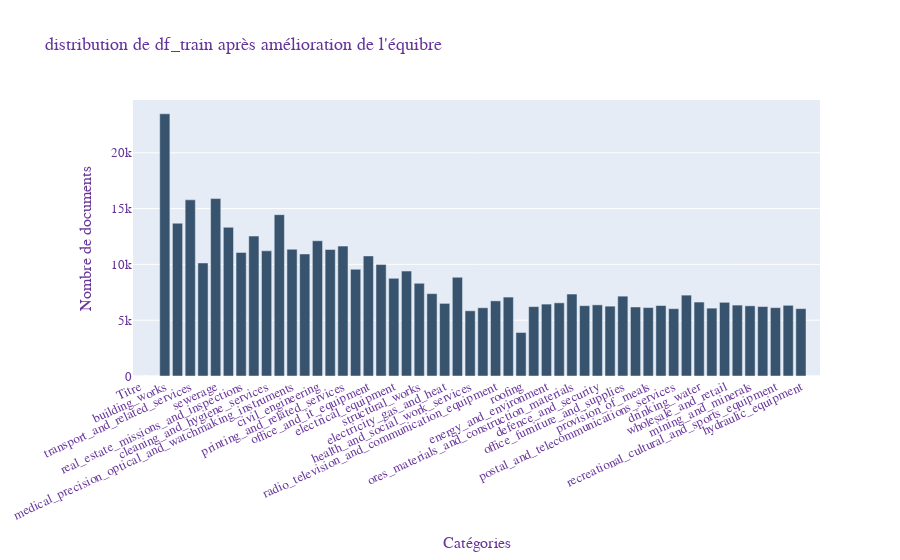

Notebook source saved alongside this figure:
### Code cell
utility.plot_distribution(df_train,"distribution de df_train après amélioration de l'équibre")

### Figure 1 — Plotly figure (JSON) as saved in the notebook; plotly's stock layout.template omitted (floating-point values rounded to 4 significant figures)
{"data": [{"marker": {"color": "rgb(55, 83, 109)"}, "type": "bar", "x": ["Titre", "Description", "building_works", "studies_consulting_assistance", "transport_and_related_services", "financial_and_insurance_services", "sewerage", "car_industry_products_and_transport_equipment", "real_estate_missions_and_inspections", "it_services", "cleaning_and_hygiene_services", "building_equipment", "medical_precision_optical_and_watchmaking_instruments", "research_and_development", "civil_engineering", "green_spaces", "printing_and_related_services", "street_development", "office_and_it_equipment", "industrial_equipment_and_tools", "electrical_equipment", "chemical_products", "structural_works", "recreational_cultural_and_sports_services", "electricity_gas_and_heat", "food_beverages_and_related_products", "health_and_social_work_services", "education_and_training_services", "radio_television_and_communication_equipment", "clothing_and_textile_industry", "roofing", "communication_and_marketing_services", "energy_and_environment", "waste_management", "ores_materials_and_construction_materials", "software_supply", "defence_and_security", "petroleum_products_fuels", "office_furniture_and_supplies", "it_equipment_and_consumables", "provision_of_meals", "fire", "postal_and_telecommunications_services", "silvicultural_products", "drinking_water", "agriculture", "wholesale_and_retail", "water_related_works", "mining_and_minerals", "paper_and_cardboard", "recreational_cultural_and_sports_equipment", "rubber_or_plastic_products", "hydraulic_equipment", "Text"], "y": [0, 0, 23495, 13691, 15785, 10128, 15898, 13324, 11073, 12539, 11215, 14456, 11361, 10936, 12119, 11334, 11638, 9562, 10760, 9987, 8751, 9403, 8306, 7379, 6506, 8845, 5843, 6115, 6732, 7072, 3899, 6216, 6443, 6557, 7345, 6299, 6375, 6259, 7155, 6185, 6132, 6315, 6033, 7247, 6626, 6080, 6602, 6354, 6289, 6225, 6123, 6333, 6037, 0]}], "layout": {"font": {"color": "RebeccaPurple", "family": "Arial, sans-serif", "size": 13}, "title": {"text": "distribution de df_train après amélioration de l'équibre"}, "xaxis": {"tickangle": -25, "title": {"text": "Catégories"}}, "yaxis": {"title": {"text": "Nombre de documents"}}}}
